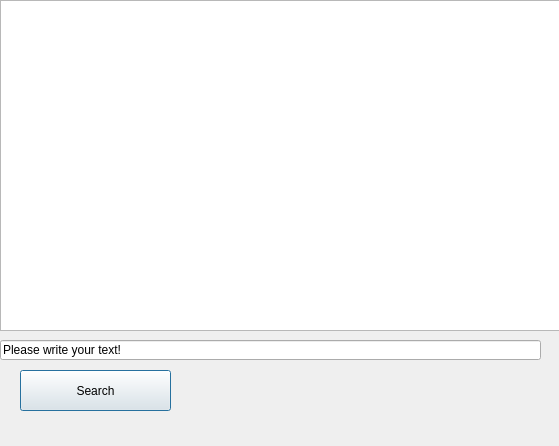
<?xml version="1.0" encoding="UTF-8"?>
<ui version="4.0">
 <class>FirstProgram</class>
 <widget class="QDialog" name="FirstProgram">
  <property name="geometry">
   <rect>
    <x>0</x>
    <y>0</y>
    <width>559</width>
    <height>446</height>
   </rect>
  </property>
  <property name="font">
   <font>
    <weight>50</weight>
    <bold>false</bold>
   </font>
  </property>
  <property name="windowTitle">
   <string>GogleSearch</string>
  </property>
  <widget class="QPushButton" name="pushButton">
   <property name="geometry">
    <rect>
     <x>20</x>
     <y>370</y>
     <width>151</width>
     <height>41</height>
    </rect>
   </property>
   <property name="text">
    <string>Search</string>
   </property>
  </widget>
  <widget class="QTextBrowser" name="textBrowser">
   <property name="geometry">
    <rect>
     <x>0</x>
     <y>0</y>
     <width>561</width>
     <height>331</height>
    </rect>
   </property>
   <property name="font">
    <font>
     <weight>50</weight>
     <bold>false</bold>
    </font>
   </property>
   <property name="html">
    <string>&lt;!DOCTYPE HTML PUBLIC &quot;-//W3C//DTD HTML 4.0//EN&quot; &quot;http://www.w3.org/TR/REC-html40/strict.dtd&quot;&gt;
&lt;html&gt;&lt;head&gt;&lt;meta name=&quot;qrichtext&quot; content=&quot;1&quot; /&gt;&lt;style type=&quot;text/css&quot;&gt;
p, li { white-space: pre-wrap; }
&lt;/style&gt;&lt;/head&gt;&lt;body style=&quot; font-family:'MS Shell Dlg 2'; font-size:8.25pt; font-weight:400; font-style:normal;&quot;&gt;
&lt;p style=&quot;-qt-paragraph-type:empty; margin-top:0px; margin-bottom:0px; margin-left:0px; margin-right:0px; -qt-block-indent:0; text-indent:0px; font-size:8pt;&quot;&gt;&lt;br /&gt;&lt;/p&gt;&lt;/body&gt;&lt;/html&gt;</string>
   </property>
  </widget>
  <widget class="QLineEdit" name="lineEdit">
   <property name="geometry">
    <rect>
     <x>0</x>
     <y>340</y>
     <width>541</width>
     <height>20</height>
    </rect>
   </property>
   <property name="text">
    <string>Please write your text!</string>
   </property>
  </widget>
 </widget>
 <resources/>
 <connections/>
</ui>
